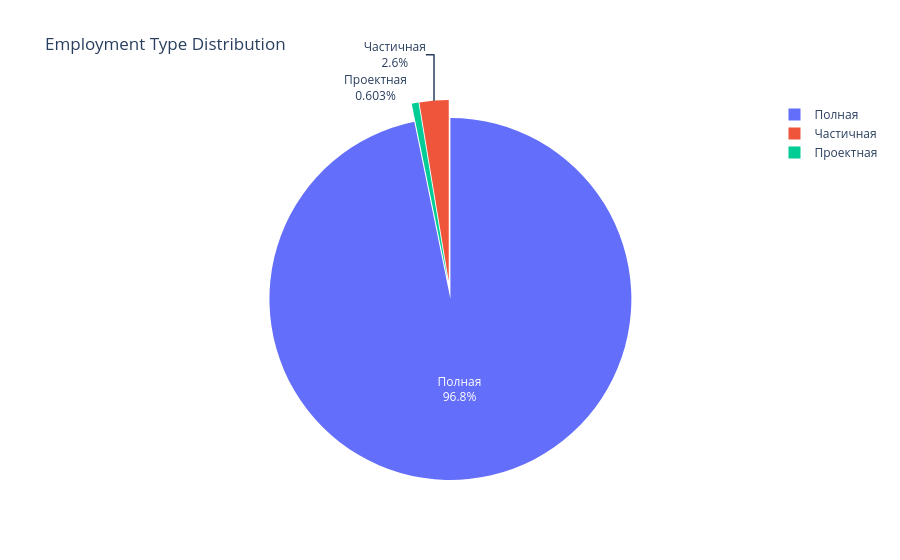

This figure's notebook cell:
### Markdown cell above
# Plot 1 - Employment Type Distribution

### Code cell
emp_counts = df["employment"].value_counts()
fig = px.pie(names=emp_counts.index, values=emp_counts.values, title="Employment Type Distribution")
fig.update_traces(textinfo='label+percent', pull=[0.05]*len(emp_counts))
fig.show()
pio.write_html(fig, file="charts/employment_pie.html", include_plotlyjs='cdn')

### Figure 1 — Plotly figure (JSON) as saved in the notebook; plotly's stock layout.template omitted (floating-point values rounded to 4 significant figures)
{"data": [{"domain": {"x": [0, 1], "y": [0, 1]}, "hovertemplate": "label=%{label}<br>value=%{value}<extra></extra>", "labels": ["Полная", "Частичная", "Проектная"], "legendgroup": "", "name": "", "pull": [0.05, 0.05, 0.05], "showlegend": true, "textinfo": "label+percent", "type": "pie", "values": [4176, 112, 26]}], "layout": {"legend": {"tracegroupgap": 0}, "title": {"text": "Employment Type Distribution"}}}
